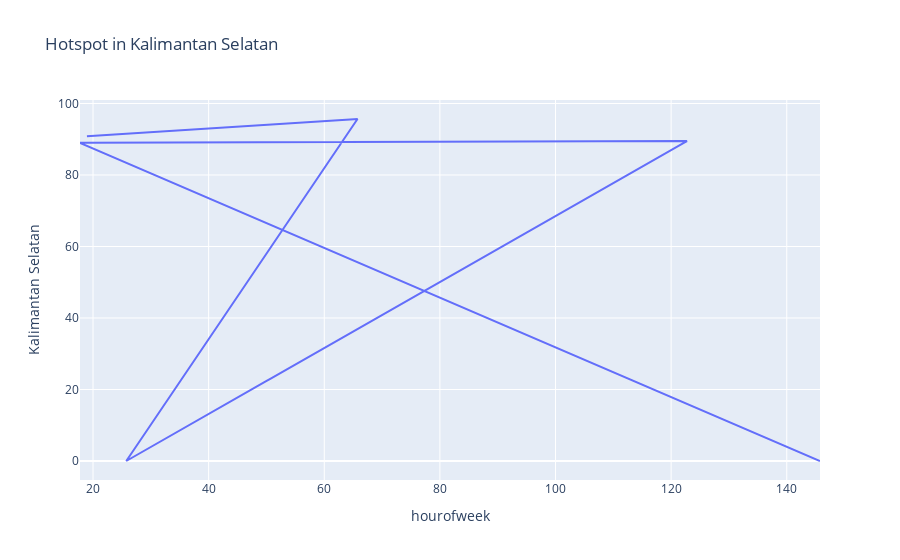

The notebook cell saved with this chart:
### Code cell
fig = px.line(dfn, x="hourofweek", y=" Kalimantan Selatan ", title='Hotspot in Kalimantan Selatan')
fig.show()

### Figure 1 — Plotly figure (JSON) as saved in the notebook; plotly's stock layout.template omitted (floating-point values rounded to 4 significant figures; data arrays with more than 128 entries replaced by an {"elided": "..."} marker saying what was removed)
{"data": [{"hoverlabel": {"namelength": 0}, "hovertemplate": "hourofweek=%{x}<br> Kalimantan Selatan =%{y}", "legendgroup": "", "line": {"color": "#636efa", "dash": "solid"}, "mode": "lines", "name": "", "showlegend": false, "type": "scatter", "x": {"elided": "504 float values"}, "xaxis": "x", "y": {"elided": "504 float values"}, "yaxis": "y"}], "layout": {"legend": {"tracegroupgap": 0}, "title": {"text": "Hotspot in Kalimantan Selatan"}, "xaxis": {"anchor": "y", "domain": [0, 1], "title": {"text": "hourofweek"}}, "yaxis": {"anchor": "x", "domain": [0, 1], "title": {"text": " Kalimantan Selatan "}}}}
